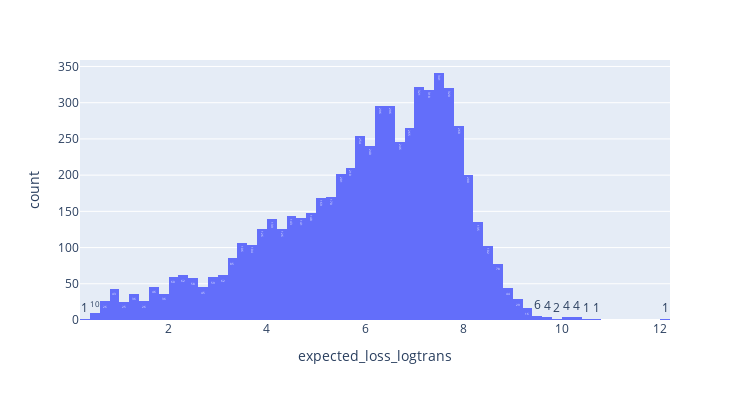

Notebook code cell kept with this figure:
### Code cell
fig = px.histogram(merged, x='expected_loss_logtrans', text_auto=True, height=400, width=750)
fig.show()

### Figure 1 — Plotly figure (JSON) as saved in the notebook; plotly's stock layout.template omitted (floating-point values rounded to 4 significant figures; data arrays with more than 128 entries replaced by an {"elided": "..."} marker saying what was removed)
{"data": [{"bingroup": "x", "hovertemplate": "expected_loss_logtrans=%{x}<br>count=%{y}<extra></extra>", "legendgroup": "", "marker": {"color": "#636efa", "pattern": {"shape": ""}}, "name": "", "orientation": "v", "showlegend": false, "texttemplate": "%{value}", "type": "histogram", "x": {"elided": "6255 float values"}, "xaxis": "x", "yaxis": "y"}], "layout": {"barmode": "relative", "height": 400, "legend": {"tracegroupgap": 0}, "margin": {"t": 60}, "width": 750, "xaxis": {"anchor": "y", "domain": [0, 1], "title": {"text": "expected_loss_logtrans"}}, "yaxis": {"anchor": "x", "domain": [0, 1], "title": {"text": "count"}}}}
